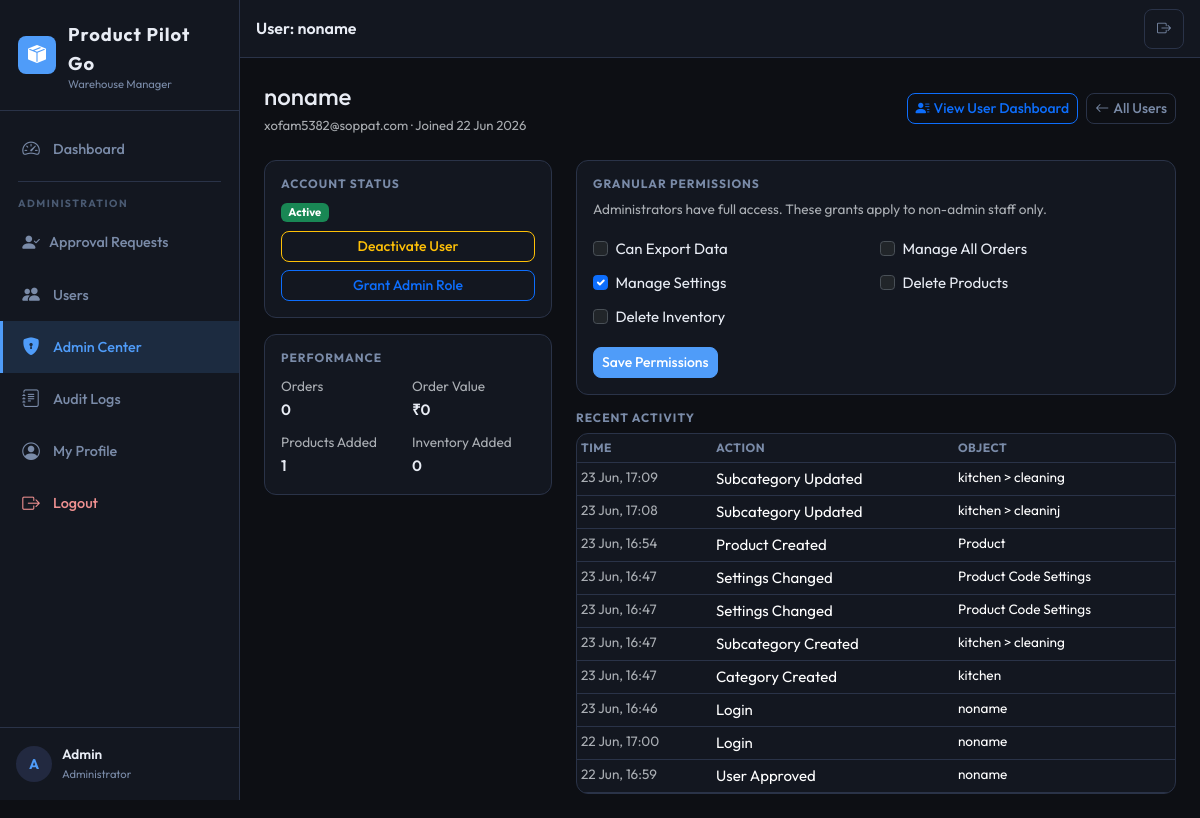
The app's page /admin-control/users/3/ (signed in) with its own data.
### aps/models.py (models this page shows, shortened)
class UserProfile(models.Model):
    user = models.OneToOneField(
        User,
        on_delete=models.CASCADE,
        related_name='profile',
    )
    can_export = models.BooleanField(
        default=False,
        help_text='Allow exporting company-wide data.',
    )
    can_manage_all_orders = models.BooleanField(
        default=False,
        help_text='View and manage orders created by other users.',
    )
    can_manage_settings = models.BooleanField(
        default=True,
        help_text='Access system settings and product code configuration.',
    )
    can_delete_products = models.BooleanField(
        default=False,
        help_text='Soft-delete, restore, and permanently delete products.',
    )
    can_delete_inventory = models.BooleanField(
        default=False,
        help_text='Delete warehouse inventory entries.',
    )
    mobile_number = models.CharField(max_length=15, blank=True, db_index=True)
    country_code = models.CharField(max_length=5, default='+91')
    city = models.CharField(max_length=100, blank=True)
    approved_at = models.DateTimeField(null=True, blank=True)
    created_at = models.DateTimeField(auto_now_add=True)
    updated_at = models.DateTimeField(auto_now=True)
    class Meta:
        verbose_name = 'User Profile'
        verbose_name_plural = 'User Profiles'

class AuditLog(models.Model):
    ACTION_LOGIN = 'login'
    ACTION_LOGOUT = 'logout'
    ACTION_USER_APPROVED = 'user_approved'
    ACTION_USER_REJECTED = 'user_rejected'
    ACTION_USER_DEACTIVATED = 'user_deactivated'
    ACTION_USER_ACTIVATED = 'user_activated'
    ACTION_PRODUCT_CREATED = 'product_created'
    ACTION_PRODUCT_UPDATED = 'product_updated'
    ACTION_PRODUCT_DELETED = 'product_deleted'
    ACTION_PRODUCT_RESTORED = 'product_restored'
    ACTION_PRODUCT_PERMANENT_DELETE = 'product_permanent_delete'
    ACTION_INVENTORY_CREATED = 'inventory_created'
    ACTION_INVENTORY_UPDATED = 'inventory_updated'
    ACTION_INVENTORY_DELETED = 'inventory_deleted'
    ACTION_LOCATION_CHANGED = 'location_changed'
    ACTION_ORDER_CREATED = 'order_created'
    ACTION_ORDER_UPDATED = 'order_updated'
    ACTION_ORDER_DELETED = 'order_deleted'
    ACTION_EXPORT = 'export'
    ACTION_SETTINGS_CHANGED = 'settings_changed'
    ACTION_CATEGORY_CREATED = 'category_created'
    ACTION_CATEGORY_UPDATED = 'category_updated'
    ACTION_SUBCATEGORY_CREATED = 'subcategory_created'
    ACTION_SUBCATEGORY_UPDATED = 'subcategory_updated'
    ACTION_WISHLIST_ADD = 'wishlist_add'
    ACTION_WISHLIST_REMOVE = 'wishlist_remove'
    ACTION_PERMISSION_CHANGED = 'permission_changed'
    ACTION_EMAIL_SENT = 'email_sent'
    ACTION_EMAIL_FAILED = 'email_failed'
    ACTION_CHOICES = [
        (ACTION_LOGIN, 'Login'),
        (ACTION_LOGOUT, 'Logout'),
        (ACTION_USER_APPROVED, 'User Approved'),
        (ACTION_USER_REJECTED, 'User Rejected'),
        (ACTION_USER_DEACTIVATED, 'User Deactivated'),
        (ACTION_USER_ACTIVATED, 'User Activated'),
        (ACTION_PRODUCT_CREATED, 'Product Created'),
        (ACTION_PRODUCT_UPDATED, 'Product Updated'),
        (ACTION_PRODUCT_DELETED, 'Product Deleted'),
        (ACTION_PRODUCT_RESTORED, 'Product Restored'),
        (ACTION_PRODUCT_PERMANENT_DELETE, 'Product Permanently Deleted'),
        (ACTION_INVENTORY_CREATED, 'Inventory Created'),
        (ACTION_INVENTORY_UPDATED, 'Inventory Updated'),
        (ACTION_INVENTORY_DELETED, 'Inventory Deleted'),
        (ACTION_LOCATION_CHANGED, 'Location Changed'),
        (ACTION_ORDER_CREATED, 'Order Created'),
        (ACTION_ORDER_UPDATED, 'Order Updated'),
        (ACTION_ORDER_DELETED, 'Order Deleted'),
        (ACTION_EXPORT, 'Data Export'),
        (ACTION_SETTINGS_CHANGED, 'Settings Changed'),
        (ACTION_CATEGORY_CREATED, 'Category Created'),
        (ACTION_CATEGORY_UPDATED, 'Category Updated'),
        (ACTION_SUBCATEGORY_CREATED, 'Subcategory Created'),
        (ACTION_SUBCATEGORY_UPDATED, 'Subcategory Updated'),
        (ACTION_WISHLIST_ADD, 'Wishlist Add'),
        (ACTION_WISHLIST_REMOVE, 'Wishlist Remove'),
        (ACTION_PERMISSION_CHANGED, 'Permission Changed'),
        (ACTION_EMAIL_SENT, 'Email Sent'),
        (ACTION_EMAIL_FAILED, 'Email Failed'),
    ]
    user = models.ForeignKey(
        User,
        on_delete=models.SET_NULL,
        null=True, blank=True,
        related_name='audit_logs',
        help_text='User who performed the action.',
    )
    action = models.CharField(max_length=40, choices=ACTION_CHOICES, db_index=True)
    object_type = models.CharField(max_length=50, blank=True, db_index=True)
    object_id = models.PositiveIntegerField(null=True, blank=True, db_index=True)
    object_repr = models.CharField(max_length=255, blank=True)
    details = models.TextField(blank=True, help_text='JSON or text details of the change.')
    ip_address = models.GenericIPAddressField(null=True, blank=True)
    user_agent = models.CharField(max_length=500, blank=True)
    created_at = models.DateTimeField(auto_now_add=True, db_index=True)
    class Meta:
        ordering = ['-created_at']
        verbose_name = 'Audit Log'
        verbose_name_plural = 'Audit Logs'
        indexes = [
            models.Index(fields=['action', '-created_at'], name='idx_audit_action_date'),
            models.Index(fields=['user', '-created_at'], name='idx_audit_user_date'),
            models.Index(fields=['object_type', 'object_id'], name='idx_audit_object'),
        ]

### aps/views/admin_control.py (the view, shortened to what this page needs)
# urls.py: path('admin-control/users/<int:user_id>/', views.admin_user_detail, name='admin_user_detail'),
@admin_required
def admin_user_detail(request, user_id):
    target = get_object_or_404(User, pk=user_id, is_superuser=False)
    profile, _ = UserProfile.objects.get_or_create(user=target)
    activity = AnalyticsService.user_activity(target, limit=30)
    login_history = AnalyticsService.user_login_history(target, limit=20)
    export_history = AnalyticsService.user_export_history(target, limit=20)
    approval_history = AnalyticsService.user_approval_history(target)
    comprehensive_stats = AnalyticsService.user_comprehensive_stats(target)
    performance = AnalyticsService.user_performance(limit=100)
    user_perf = next((p for p in performance if p['user'].pk == target.pk), None)
    return render(request, 'aps/admin_user_detail.html', {
        'page_title': f'User: {target.username}',
        'active_menu': 'admin_control',
        'target_user': target,
        'profile': profile,
        'activity': activity,
        'login_history': login_history,
        'export_history': export_history,
        'approval_history': approval_history,
        'comprehensive_stats': comprehensive_stats,
        'user_perf': user_perf,
    })

### aps/templates/aps/admin_user_detail.html (shortened to what this page needs)
{% extends 'aps/base.html' %}
{% load aps_tags %}
{% block content %}
<div class="d-flex align-items-center justify-content-between mb-4 flex-wrap gap-2">
  <div>
    <h4 class="fw-700 mb-1">{{ target_user.username }}</h4>
    <p class="text-muted small mb-0">{{ target_user.email|default:"No email" }} · Joined {{ target_user.date_joined|date:"d M Y" }}</p>
  </div>
  <div class="d-flex gap-2">
    <a href="{% url 'user_details' target_user.id %}" class="btn btn-outline-primary btn-sm"><i class="bi bi-person-lines-fill me-1"></i>View User Dashboard</a>
    <a href="{% url 'admin_users' %}" class="btn btn-outline-secondary btn-sm"><i class="bi bi-arrow-left me-1"></i>All Users</a>
  </div>
</div>
<div class="row g-4">
  <div class="col-12 col-lg-4">
    <div class="content-card p-3 mb-3">
      <h6 class="section-label">Account Status</h6>
      <p class="mb-2">
        {% if target_user.is_active %}<span class="badge bg-success">Active</span>{% else %}<span class="badge bg-warning text-dark">Inactive</span>{% endif %}
      </p>
      <form method="post" class="d-grid gap-2">
        <button type="submit" name="action" value="toggle_active" class="btn btn-sm {% if target_user.is_active %}btn-outline-warning{% else %}btn-outline-success{% endif %}">
          {% if target_user.is_active %}Deactivate User{% else %}Activate User{% endif %}
        </button>
        <button type="submit" name="action" value="toggle_staff" class="btn btn-sm btn-outline-primary">
          {% if target_user.is_staff %}Remove Admin Role{% else %}Grant Admin Role{% endif %}
        </button>
      </form>
    </div>
    {% if user_perf %}
    <div class="content-card p-3">
      <h6 class="section-label">Performance</h6>
      <div class="row g-2">
        <div class="col-6"><span class="text-muted text-sm">Orders</span><div class="fw-600">{{ user_perf.order_count }}</div></div>
        <div class="col-6"><span class="text-muted text-sm">Order Value</span><div class="fw-600">{{ user_perf.total_value|currency }}</div></div>
        <div class="col-6"><span class="text-muted text-sm">Products Added</span><div class="fw-600">{{ user_perf.product_count }}</div></div>
        <div class="col-6"><span class="text-muted text-sm">Inventory Added</span><div class="fw-600">{{ user_perf.inventory_count }}</div></div>
      </div>
    </div>
    {% endif %}
  </div>
  <div class="col-12 col-lg-8">
    <div class="content-card p-3 mb-3">
      <h6 class="section-label">Granular Permissions</h6>
      <p class="text-muted text-sm">Administrators have full access. These grants apply to non-admin staff only.</p>
      <form method="post">
        <div class="row g-2">
          <div class="col-12 col-sm-6">
            <div class="form-check"><input class="form-check-input" type="checkbox" name="can_export" id="can_export" {% if profile.can_export %}checked{% endif %}><label class="form-check-label" for="can_export">Can Export Data</label></div>
          </div>
          <div class="col-12 col-sm-6">
            <div class="form-check"><input class="form-check-input" type="checkbox" name="can_manage_all_orders" id="can_manage_all_orders" {% if profile.can_manage_all_orders %}checked{% endif %}><label class="form-check-label" for="can_manage_all_orders">Manage All Orders</label></div>
          </div>
          <div class="col-12 col-sm-6">
            <div class="form-check"><input class="form-check-input" type="checkbox" name="can_manage_settings" id="can_manage_settings" {% if profile.can_manage_settings %}checked{% endif %}><label class="form-check-label" for="can_manage_settings">Manage Settings</label></div>
          </div>
          <div class="col-12 col-sm-6">
            <div class="form-check"><input class="form-check-input" type="checkbox" name="can_delete_products" id="can_delete_products" {% if profile.can_delete_products %}checked{% endif %}><label class="form-check-label" for="can_delete_products">Delete Products</label></div>
          </div>
          <div class="col-12 col-sm-6">
            <div class="form-check"><input class="form-check-input" type="checkbox" name="can_delete_inventory" id="can_delete_inventory" {% if profile.can_delete_inventory %}checked{% endif %}><label class="form-check-label" for="can_delete_inventory">Delete Inventory</label></div>
          </div>
        </div>
        <button type="submit" class="btn btn-primary btn-sm mt-3">Save Permissions</button>
      </form>
    </div>
    <h6 class="section-label">Recent Activity</h6>
    <div class="data-table-wrap">
      <table class="table table-dark table-sm mb-0">
        <thead><tr><th>Time</th><th>Action</th><th>Object</th></tr></thead>
        <tbody>
          {% for log in activity %}
          <tr>
            <td class="text-sm text-muted">{{ log.created_at|date:"d M, H:i" }}</td>
            <td>{{ log.get_action_display }}</td>
            <td class="text-sm">{{ log.object_repr|truncatechars:35 }}</td>
          </tr>
          {% empty %}
          <tr><td colspan="3" class="text-muted">No activity recorded.</td></tr>
          {% endfor %}
        </tbody>
      </table>
    </div>
  </div>
</div>
{% endblock %}

### aps/templates/aps/base.html (shortened to what this page needs)
{% load static %}
{% load aps_tags %}
<!DOCTYPE html>
<html lang="en" data-bs-theme="dark">
<head>
  <link rel="stylesheet" href="https://cdn.jsdelivr.net/npm/bootstrap@5.3.3/dist/css/bootstrap.min.css">
  <link rel="stylesheet" href="https://cdn.jsdelivr.net/npm/bootstrap-icons@1.11.3/font/bootstrap-icons.css">
  <link rel="stylesheet" href="{% static 'css/main.css' %}">
</head>
<body>
{% if user.is_authenticated %}
  <div class="app-wrapper">
    <aside class="sidebar d-none d-lg-flex flex-column">
      <div class="sidebar-brand">
        <div class="brand-icon"><i class="bi bi-box-seam-fill"></i></div>
        <div>
          <span class="brand-name">Product Pilot Go</span>
          <div class="brand-sub">Warehouse Manager</div>
        </div>
      </div>
      {% include 'aps/sidebar_nav.html' %}
      <div class="sidebar-footer">
        <div class="user-chip">
          <div class="user-avatar">{{ user.username|first|upper }}</div>
          <div class="user-info">
            <span class="user-name">{{ user.username }}</span>
            <span class="user-role">{% if user.is_superuser %}Administrator{% elif user.is_staff %}Administrator{% else %}Staff Member{% endif %}</span>
          </div>
        </div>
      </div>
    </aside>
    <div class="main-area">
      <nav class="topnav">
        <div class="topnav-title">{{ page_title|default:"Dashboard" }}</div>
        <div class="topnav-actions">
          <a href="{% url 'logout' %}" class="btn btn-icon btn-outline-secondary btn-sm" title="Logout">
            <i class="bi bi-box-arrow-right"></i>
          </a>
        </div>
      </nav>
      <main class="page-content">
        {% block content %}{% endblock %}
      </main>
    </div>
  </div>
{% else %}
  {% block auth_content %}{% endblock %}
{% endif %}
</body>
</html>

### records on screen
UserProfile: can_manage_settings "☑"
AuditLog: created_at "23 Jun, 17:09", action "Subcategory Updated", object_repr "kitchen > cleaning"
AuditLog: created_at "23 Jun, 17:08", action "Subcategory Updated", object_repr "kitchen > cleaninj"
AuditLog: created_at "23 Jun, 16:54", action "Product Created", object_repr "Product"
AuditLog: created_at "23 Jun, 16:47", action "Settings Changed", object_repr "Product Code Settings"
AuditLog: created_at "23 Jun, 16:47", action "Settings Changed", object_repr "Product Code Settings"
AuditLog: created_at "23 Jun, 16:47", action "Subcategory Created", object_repr "kitchen > cleaning"
AuditLog: created_at "23 Jun, 16:47", action "Category Created", object_repr "kitchen"
AuditLog: created_at "23 Jun, 16:46", action "Login", object_repr "noname"
AuditLog: created_at "22 Jun, 17:00", action "Login", object_repr "noname"
AuditLog: created_at "22 Jun, 16:59", action "User Approved", object_repr "noname"

### other values on screen
{{ user.username|first|upper }} "A"
{{ user.username }} "Admin"
{{ page_title|default:"Dashboard" }} "User: noname"
{{ target_user.username }} "noname"
{{ target_user.email|default:"No email" }} "xofam5382@soppat.com"
{{ target_user.date_joined|date:"d M Y" }} "22 Jun 2026"
{{ user_perf.order_count }} "0"
{{ user_perf.total_value|currency }} "₹0"
{{ user_perf.product_count }} "1"
{{ user_perf.inventory_count }} "0"
